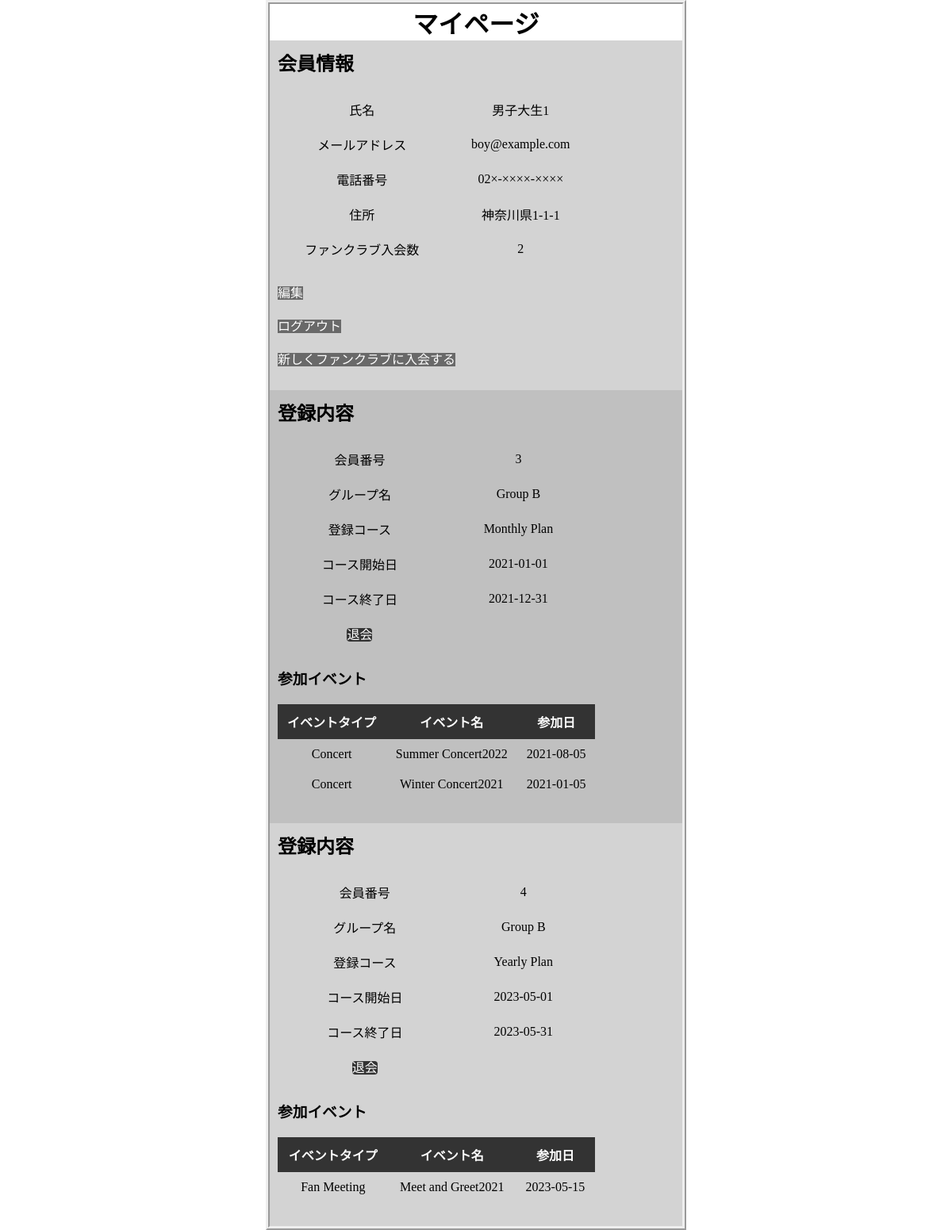
The page /customer/2 on the database its author committed.
### tables this page shows
CREATE TABLE Customer (
    id INTEGER PRIMARY KEY,
    name TEXT,
    email TEXT UNIQUE,
    phone TEXT,
    address TEXT
);

CREATE TABLE Subscription (
    id INTEGER PRIMARY KEY,
    customer_id INTEGER,
    group_id INTEGER,
    course_id INTEGER,
    start_date date,
    end_date date,
    FOREIGN KEY (customer_id) REFERENCES Customer(id),
    FOREIGN KEY (group_id) REFERENCES Artist(id),
    FOREIGN KEY (course_id) REFERENCES SubscriptionCourse(id)
);

CREATE TABLE Artist (
    id INTEGER PRIMARY KEY,
    name TEXT,
    debut_year INTEGER
);

CREATE TABLE SubscriptionCourse (
    id INTEGER PRIMARY KEY,
    course_name TEXT,
    fee INTEGER,
    duration_months INTEGER NOT NULL
);

CREATE TABLE EventParticipation (
    subscription_id INTEGER,
    event_id INTEGER,
    participation_date date,
    PRIMARY KEY(subscription_id,event_id),
    FOREIGN KEY (subscription_id) REFERENCES Subscription(id),
    FOREIGN KEY (event_id) REFERENCES Event(id)
);

CREATE TABLE EventType (
    id INTEGER PRIMARY KEY,
    type_name TEXT
);

CREATE TABLE Event (
    id INTEGER PRIMARY KEY,
    name TEXT,
    group_id INTEGER,
    type_id INTEGER,
    FOREIGN KEY (group_id) REFERENCES Artist(id)
    FOREIGN KEY (type_id) REFERENCES EventType(id)
);

### app.py (the view)
@app.route('/customer/<id>')
def customer(id: str) -> str:
    con = get_db()
    cur = con.cursor()
    id_num = int(id)
    customer = cur.execute('SELECT * FROM Customer WHERE id = ?', (id_num,)).fetchone()
    cnt = cur.execute('''
        SELECT COUNT(s.id) AS subscription_count
        FROM
            Subscription s
        WHERE
            s.customer_id = ?
    ''', (id_num,)).fetchone()[0]
    s_list = cur.execute('''
        SELECT
            s.id AS subscription_id,
            a.name AS artist_name,
            sc.course_name,
            s.start_date,
            s.end_date
        FROM
            Subscription s
            JOIN Artist a ON s.group_id = a.id
            JOIN SubscriptionCourse sc ON s.course_id = sc.id
        WHERE
            s.customer_id = ?
    ''', (id_num,)).fetchall()
    e_dict = {}
    for subscription in s_list:
        subscription_id = subscription['subscription_id']
        events = cur.execute('''
            SELECT
                e.name AS event_name,
                et.type_name AS type_name,
                ep.participation_date AS participation_date
            FROM
                EventParticipation ep
                JOIN Event e ON ep.event_id = e.id
                JOIN EventType et ON e.type_id = et.id
            WHERE
                ep.subscription_id = ?
        ''', (subscription_id,)).fetchall()
        e_dict[subscription_id] = events
    return render_template('customer.html', customer=customer, s_list=s_list, e_dict=e_dict, cnt = cnt)

### app.py (called while the page is built)
def get_db() -> sqlite3.Connection:
    db = getattr(g, '_database', None)
    if db is None:
        db = g._database = sqlite3.connect(DATABASE)
        db.row_factory = sqlite3.Row  # カラム名でアクセスできるよう設定変更
    return db

@app.teardown_appcontext
def close_connection(exception: Optional[BaseException]) -> None:
    db = getattr(g, '_database', None)
    if db is not None:
        db.close()

### templates/customer.html (shortened to what this page needs)
<!DOCTYPE html>
<html lang="ja">
<head>
  <link rel="stylesheet" href="{{url_for('static',filename = 'design.css')}}">
</head>
<body>
  <div class = "outline">
    <h1>マイページ</h1>
    <div class = "back">
      <h2>会員情報</h2>
      <table>
	<tbody>
	  <tr>
	    <td>氏名</td>
	    <td>{{ customer.name }}</td>
	  </tr>
	  <tr>
	    <td>メールアドレス</td>
	    <td>{{ customer.email }}</td>
	  </tr>
	  <tr>
	    <td>電話番号</td>
	    <td>{{ customer.phone }}</td>
	  </tr>
	  <tr>
	    <td>住所</td>
	    <td>{{ customer.address }}</td>
	  </tr>
	  <tr>
	    <td>ファンクラブ入会数</td>
	    <td>{{ cnt }}</td>
	</tbody>
      </table>
      <p>
	<div class = "button_sub"><a href="{{ url_for('customer_edit', id=customer.id) }}">編集</a></div><br>
	<div class = "button_sub"><a href="{{ url_for('logout') }}">ログアウト</a></div><br>
	<div class = "button_sub"><a href = "{{ url_for('join_funclub', id = customer.id )}}">新しくファンクラブに入会する</a></div><br>
      </p>
    </div>
    {% for subscription in s_list %}
        <div class = "subscript_information">
          <h2>登録内容</h2>
	  <table>
	    <tbody>
	      <tr>
		<td>会員番号</td>
		<td>{{ subscription.subscription_id }}</td>
	      </tr>
	      <tr>
		<td>グループ名</td>
		<td>{{ subscription.artist_name }}</td>
	      </tr>
	      <tr>
		<td>登録コース</td>
		<td>{{ subscription.course_name }}</td>
	      </tr>
	      <tr>
		<td>コース開始日</td>
		<td>{{ subscription.start_date }}</td>
	      </tr>
	      <tr>
		<td>コース終了日</td>
		<td>{{ subscription.end_date }}</td>
	      </tr>
	      <tr>
		<td><div class = "button"><a href="{{ url_for('customer_del', id=subscription.subscription_id) }}">退会</a></div></td>
	      </tr>
	    </tbody>
	  </table>
          <h3>参加イベント</h3>
	  <table>
	    <thead>
	      <tr>
		<th>イベントタイプ</th>
		<th>イベント名</th>
		<th>参加日</th>
	      </tr>
	    </thead>
	    <tbody>
	      {% for eventparticipation in e_dict[subscription.subscription_id] %}
	      <tr>
		<td>{{ eventparticipation.type_name }}</td>
		<td>{{ eventparticipation.event_name }}</td>
		<td>{{ eventparticipation.participation_date }}</td>
	      </tr>
	      {% endfor %}
	    </tbody>
	  </table>
        </div>
    {% endfor %}
  </div>
</body>
</html>

### static/design.css (style rules this page uses)
* { margin:0; padding:0; }
body { border: ridge 5px; width: 520px; margin-right: auto; margin-left: auto; }
h1 { text-align:center; }
table { content-align:center; text-align:center; }
.button a { height: 30px; width: auto; border-radius: 4px; text-decoration: none; color: #ffffff; background: #333333; }
.button_sub a { height: 30px; width: auto; text-decoration: none; color: #ffffff; background: #696969; }
table { border-collapse: collapse; margin: 20px 0; font-size: 16px; min-width: 400px; }
table th, table td { padding:10px; order: 1px solid #ddd; }
table th { background-color: #333333; color: #ffffff; }
.back { width: 500px; background-color : #d3d3d3; padding : 10px; }
.subscript_information:nth-child(even) { width: 500px; background-color : #d3d3d3; padding : 10px; }
.subscript_information:nth-child(odd) { width: 500px; background-color : #c0c0c0; padding : 10px; }

### rows shown on the page
Customer: name "男子大生1", email "boy@example.com", phone "02×-××××-××××", address "神奈川県1-1-1"
Subscription: subscription_id "3", artist_name "Group B", course_name "Monthly Plan", start_date "2021-01-01", end_date "2021-12-31"
EventParticipation: type_name "Concert", event_name "Summer Concert2022", participation_date "2021-08-05"
EventParticipation: type_name "Concert", event_name "Winter Concert2021", participation_date "2021-01-05"
Subscription: subscription_id "4", artist_name "Group B", course_name "Yearly Plan", start_date "2023-05-01", end_date "2023-05-31"
EventParticipation: type_name "Fan Meeting", event_name "Meet and Greet2021", participation_date "2023-05-15"

### other values the page prints
{{ cnt }} "2"
